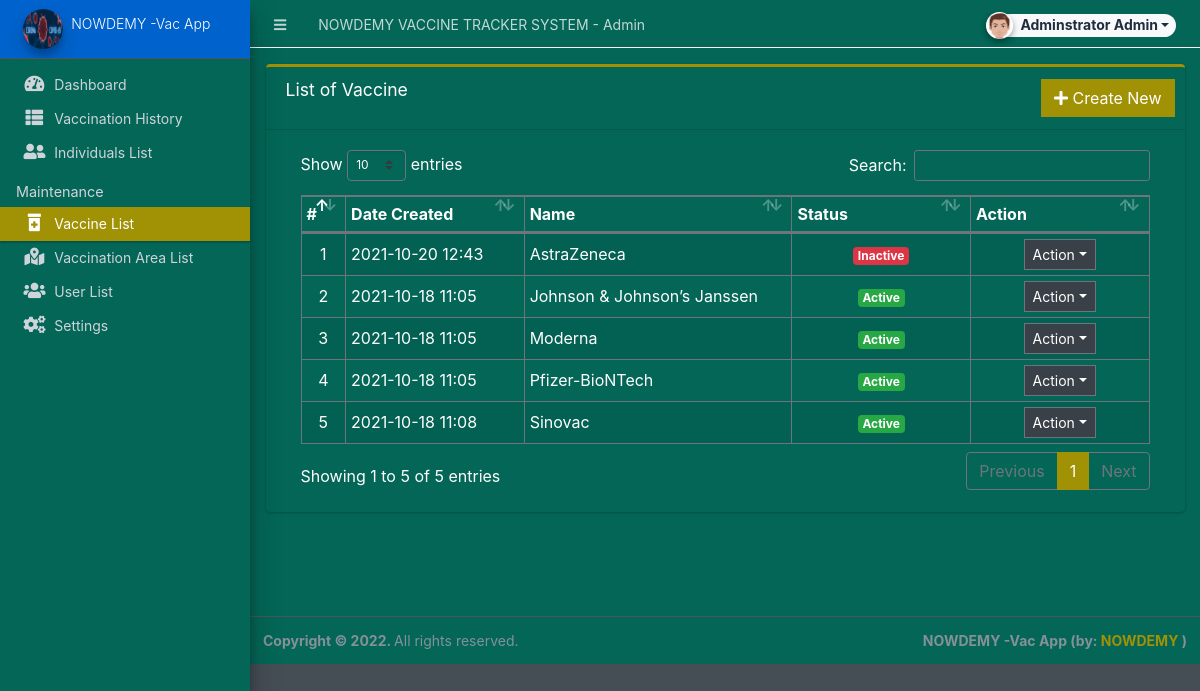
The page /admin/?page=maintenance/vaccine (signed in) on the database its author committed.
### tables this page shows
CREATE TABLE `vaccine_list` (
  `id` int(30) NOT NULL,
  `name` varchar(250) NOT NULL,
  `status` tinyint(1) NOT NULL DEFAULT 1,
  `date_created` datetime NOT NULL DEFAULT current_timestamp() ON UPDATE current_timestamp()
);

### admin/maintenance/vaccine.php (the view, shortened to what this page needs)
<div class="card card-outline card-primary">
	<div class="card-header">
		<h3 class="card-title">List of Vaccine</h3>
		<div class="card-tools">
			<a href="javascript:void(0)" id="create_new" class="btn btn-flat btn-primary"><span class="fas fa-plus"></span>  Create New</a>
		</div>
	</div>
	<div class="card-body">
		<div class="container-fluid">
        <div class="container-fluid">
			<table class="table table-bordered table-striped">
				<colgroup>
					<col width="5%">
					<col width="20%">
					<col width="30%">
					<col width="20%">
					<col width="20%">
				</colgroup>
				<thead>
					<tr>
						<th>#</th>
						<th>Date Created</th>
						<th>Name</th>
						<th>Status</th>
						<th>Action</th>
					</tr>
				</thead>
				<tbody>
					<?php
					$i = 1;
						$qry = $conn->query("SELECT * from `vaccine_list`  order by `name` asc ");
						while($row = $qry->fetch_assoc()):
					?>
						<tr>
							<td class="text-center"><?php echo $i++; ?></td>
							<td><?php echo date("Y-m-d H:i",strtotime($row['date_created'])) ?></td>
							<td><?php echo $row['name'] ?></td>
							<td class="text-center">
                                <?php if($row['status'] == 1): ?>
                                    <span class="badge badge-success">Active</span>
                                <?php else: ?>
                                    <span class="badge badge-danger">Inactive</span>
                                <?php endif; ?>
                            </td>
							<td align="center">
								 <button type="button" class="btn btn-flat btn-default btn-sm dropdown-toggle dropdown-icon" data-toggle="dropdown">
				                  		Action
				                  </button>
							</td>
						</tr>
					<?php endwhile; ?>
				</tbody>
			</table>
		</div>
		</div>
	</div>
</div>

### rows shown on the page
vaccine_list: date_created "2021-10-20 12:43", name "AstraZeneca", status "Inactive"
vaccine_list: date_created "2021-10-18 11:05", name "Johnson & Johnson’s Janssen", status "Active"
vaccine_list: date_created "2021-10-18 11:05", name "Moderna", status "Active"
vaccine_list: date_created "2021-10-18 11:05", name "Pfizer-BioNTech", status "Active"
vaccine_list: date_created "2021-10-18 11:08", name "Sinovac", status "Active"

### other values the page prints
$_settings->info('name') "NOWDEMY VACCINE TRACKER SYSTEM"
$_settings->userdata('firstname').' '.$_settings->userdata('lastname') "Adminstrator Admin"
$_settings->info('short_name') "NOWDEMY -Vac App"
